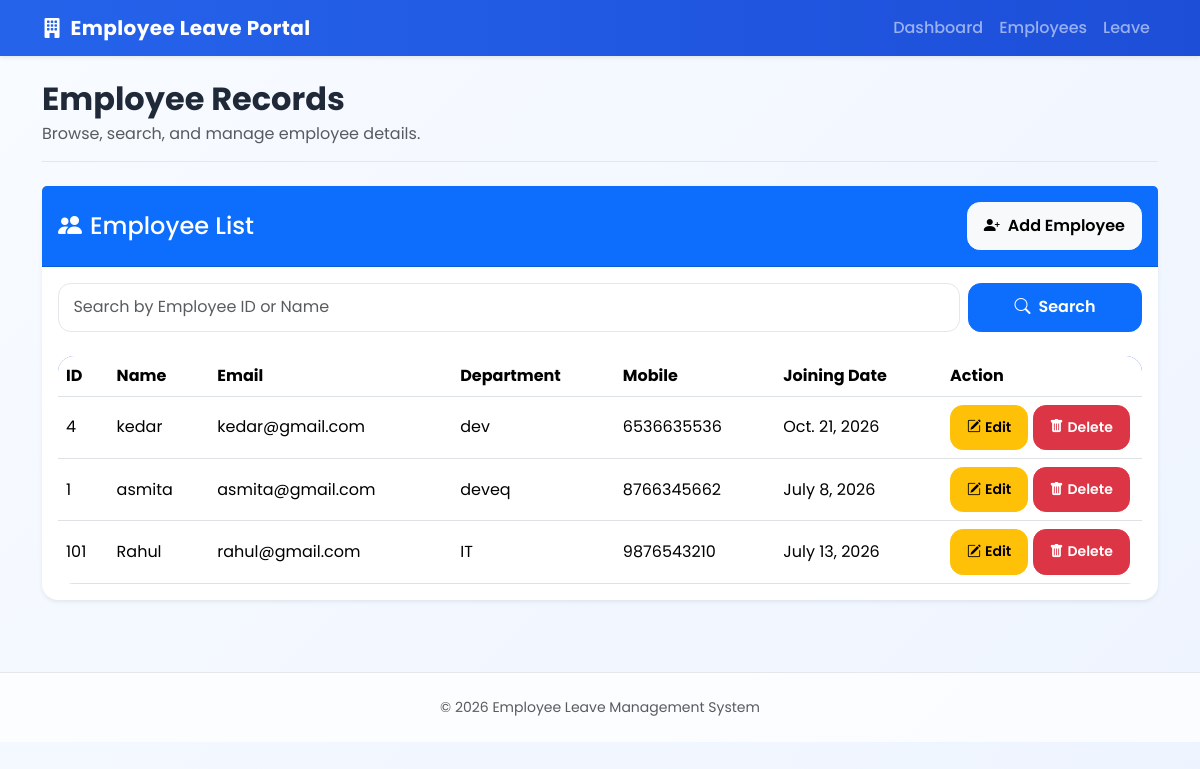
The app's page /display/ with its own data.
### employee/models.py (models this page shows, shortened)
class Employee(models.Model):
    employee_id = models.IntegerField()
    name = models.CharField(max_length=100)
    email = models.EmailField()
    department = models.CharField(max_length=100)
    mobile_number = models.CharField(max_length=10)
    date_of_joining = models.DateField()

### employee/views.py (the view)
# urls.py: path('display/', views.display_view, name='display'),
def display_view(request):
    search = request.GET.get("search")
    if search:
        if search.isdigit():
            employees = Employee.objects.filter(
                Q(employee_id=int(search)) |
                Q(name__icontains=search)
            )
        else:
            employees = Employee.objects.filter(
                name__icontains=search
            )
    else:
        employees = Employee.objects.all()
    context = {
        "employees": employees
    }
    return render(request, "employee/display.html", context)

### employee/templates/employee/display.html (shortened to what this page needs)
{% extends 'base.html' %}
{% block page_title %}Employee Records{% endblock %}
{% block page_description %}Browse, search, and manage employee details.{% endblock %}
{% block content %}
<div class="card border-0 shadow-sm">
    <div class="card-header bg-primary text-white d-flex justify-content-between align-items-center py-3">
        <div>
            <h4 class="mb-0"><i class="bi bi-people-fill me-2"></i>Employee List</h4>
        </div>
        <a href="{% url 'insert' %}" class="btn btn-light">
            <i class="bi bi-person-plus-fill me-2"></i>Add Employee
        </a>
    </div>
    <div class="card-body">
        <form method="GET" class="row g-2 mb-4">
            <div class="col-md-10">
                <input type="text" class="form-control" name="search" placeholder="Search by Employee ID or Name" value="{{ request.GET.search }}">
            </div>
            <div class="col-md-2">
                <button class="btn btn-primary w-100"><i class="bi bi-search me-2"></i>Search</button>
            </div>
        </form>
        <div class="table-responsive">
            <table class="table table-hover align-middle mb-0">
                <thead>
                    <tr>
                        <th>ID</th>
                        <th>Name</th>
                        <th>Email</th>
                        <th>Department</th>
                        <th>Mobile</th>
                        <th>Joining Date</th>
                        <th width="200">Action</th>
                    </tr>
                </thead>
                <tbody>
                    {% for employee in employees %}
                    <tr>
                        <td>{{ employee.employee_id }}</td>
                        <td>{{ employee.name }}</td>
                        <td>{{ employee.email }}</td>
                        <td>{{ employee.department }}</td>
                        <td>{{ employee.mobile_number }}</td>
                        <td>{{ employee.date_of_joining }}</td>
                        <td>
                            <a href="{% url 'update' employee.id %}" class="btn btn-warning btn-sm"><i class="bi bi-pencil-square me-1"></i>Edit</a>
                            <a href="{% url 'delete' employee.id %}" class="btn btn-danger btn-sm" onclick="return confirm('Delete this employee?')"><i class="bi bi-trash-fill me-1"></i>Delete</a>
                        </td>
                    </tr>
                    {% empty %}
                    <tr>
                        <td colspan="7" class="text-center text-danger py-4">No Employee Found</td>
                    </tr>
                    {% endfor %}
                </tbody>
            </table>
        </div>
    </div>
</div>
{% endblock %}

### templates/base.html (shortened to what this page needs)
{% load static %}
<!DOCTYPE html>
<html lang="en">
<head>
    <link href="https://cdn.jsdelivr.net/npm/bootstrap@5.3.3/dist/css/bootstrap.min.css" rel="stylesheet">
    <link rel="stylesheet" href="https://cdn.jsdelivr.net/npm/bootstrap-icons@1.11.3/font/bootstrap-icons.min.css">
    <link rel="stylesheet" href="{% static 'css/style.css' %}">
</head>
<body>
    <nav class="navbar navbar-expand-lg navbar-dark shadow-sm">
        <div class="container">
            <a class="navbar-brand fw-bold" href="{% url 'home' %}">
                <i class="bi bi-building-fill me-2"></i>Employee Leave Portal
            </a>
            <div class="collapse navbar-collapse" id="mainMenu">
                <ul class="navbar-nav ms-auto">
                    <li class="nav-item"><a class="nav-link" href="{% url 'home' %}">Dashboard</a></li>
                    <li class="nav-item"><a class="nav-link" href="{% url 'display' %}">Employees</a></li>
                    <li class="nav-item"><a class="nav-link" href="{% url 'display_leave' %}">Leave</a></li>
                </ul>
            </div>
        </div>
    </nav>
    <main class="container py-4">
        <div class="page-header mb-4">
            <h2 class="fw-bold mb-1">{% block page_title %}Overview{% endblock %}</h2>
            <p class="text-muted mb-0">{% block page_description %}Manage employee records and leave requests with a clean, modern dashboard.{% endblock %}</p>
        </div>
        {% block content %}{% endblock %}
    </main>
    <footer class="footer mt-5 py-4">
        <div class="container text-center text-muted small">© 2026 Employee Leave Management System</div>
    </footer>
</body>
</html>

### static/css/style.css (style rules this page uses)
:root { --primary: #2563eb; --primary-dark: #1d4ed8; --success: #16a34a; --warning: #f59e0b; --danger: #dc2626; --muted: #6b7280; --surface: #ffffff; --border: #e5e7eb; }
body { font-family: 'Poppins', sans-serif; background: linear-gradient(135deg, #f8fbff 0%, #eef4ff 100%); color: #1f2937; min-height: 100vh; }
.navbar { background: linear-gradient(90deg, var(--primary) 0%, var(--primary-dark) 100%) !important; }
.navbar-brand { letter-spacing: 0.02em; }
.nav-link { font-weight: 500; }
.page-header { border-bottom: 1px solid var(--border); padding-bottom: 0.9rem; }
.card { border: 0; border-radius: 1rem; box-shadow: 0 12px 30px rgba(15, 23, 42, 0.08); transition: transform 0.2s ease, box-shadow 0.2s ease; }
.btn { border-radius: 0.8rem; font-weight: 600; padding: 0.7rem 1rem; }
.table { border-radius: 1rem; overflow: hidden; }
.table thead { background: linear-gradient(90deg, var(--primary) 0%, var(--primary-dark) 100%); color: white; }
.form-control, .form-select, textarea { border-radius: 0.8rem; border-color: var(--border); padding: 0.7rem 0.9rem; }
.footer { color: var(--muted); border-top: 1px solid var(--border); background: rgba(255, 255, 255, 0.75); }

### records on screen
Employee: employee_id "4", name "kedar", email "kedar@gmail.com", department "dev", mobile_number "6536635536", date_of_joining "Oct. 21, 2026"
Employee: employee_id "1", name "asmita", email "asmita@gmail.com", department "deveq", mobile_number "8766345662", date_of_joining "July 8, 2026"
Employee: employee_id "101", name "Rahul", email "rahul@gmail.com", department "IT", mobile_number "9876543210", date_of_joining "July 13, 2026"
